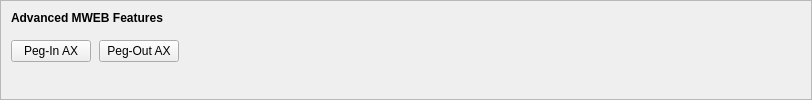
    <widget class="QFrame" name="frameMWEBFeatures">
     <property name="sizePolicy">
      <sizepolicy hsizetype="Expanding" vsizetype="Expanding">
       <horstretch>0</horstretch>
       <verstretch>0</verstretch>
      </sizepolicy>
     </property>
     <property name="maximumSize">
      <size>
       <width>16777215</width>
       <height>16777215</height>
      </size>
     </property>
     <property name="frameShape">
      <enum>QFrame::StyledPanel</enum>
     </property>
     <property name="frameShadow">
      <enum>QFrame::Sunken</enum>
     </property>
     <layout class="QVBoxLayout" name="verticalLayoutMWEBFeatures2">
      <property name="spacing">
       <number>0</number>
      </property>
      <property name="leftMargin">
       <number>0</number>
      </property>
      <property name="topMargin">
       <number>0</number>
      </property>
      <property name="rightMargin">
       <number>0</number>
      </property>
      <property name="bottomMargin">
       <number>6</number>
      </property>
      <item>
       <layout class="QVBoxLayout" name="verticalLayoutMWEBFeatures" stretch="0,0,1">
        <property name="spacing">
         <number>0</number>
        </property>
        <property name="leftMargin">
         <number>10</number>
        </property>
        <property name="topMargin">
         <number>10</number>
        </property>
        <item>
         <layout class="QHBoxLayout" name="horizontalLayoutMWEBFeatures1">
          <property name="bottomMargin">
           <number>15</number>
          </property>
          <item>
           <widget class="QLabel" name="labelMWEBFeatures">
            <property name="sizePolicy">
             <sizepolicy hsizetype="Preferred" vsizetype="Maximum">
              <horstretch>0</horstretch>
              <verstretch>0</verstretch>
             </sizepolicy>
            </property>
            <property name="font">
             <font>
              <weight>75</weight>
              <bold>true</bold>
             </font>
            </property>
            <property name="styleSheet">
             <string notr="true">font-weight:bold;</string>
            </property>
            <property name="text">
             <string>Advanced MWEB Features</string>
            </property>
           </widget>
          </item>
         </layout>
        </item>
        <item>
         <layout class="QHBoxLayout" name="horizontalLayoutMWEBFeatures2" stretch="0,0,0">
          <property name="spacing">
           <number>8</number>
          </property>
          <property name="bottomMargin">
           <number>10</number>
          </property>
          <item>
           <widget class="QPushButton" name="pushButtonMWEBPegIn">
            <property name="styleSheet">
             <string notr="true"/>
            </property>
            <property name="text">
             <string>Peg-In AX</string>
            </property>
            <property name="checkable">
             <bool>true</bool>
            </property>
            <property name="autoDefault">
             <bool>false</bool>
            </property>
           </widget>
          </item>
          <item>
           <widget class="QPushButton" name="pushButtonMWEBPegOut">
            <property name="styleSheet">
             <string notr="true"/>
            </property>
            <property name="text">
             <string>Peg-Out AX</string>
            </property>
            <property name="checkable">
             <bool>true</bool>
            </property>
            <property name="autoDefault">
             <bool>false</bool>
            </property>
           </widget>
          </item>
          <item>
           <spacer name="horizontalSpacerMWEBFeatures">
            <property name="orientation">
             <enum>Qt::Horizontal</enum>
            </property>
            <property name="sizeHint" stdset="0">
             <size>
              <width>40</width>
              <height>1</height>
             </size>
            </property>
           </spacer>
          </item>
         </layout>
        </item>
        <item>
         <spacer name="verticalSpacerMWEBFeatures">
          <property name="orientation">
           <enum>Qt::Vertical</enum>
          </property>
          <property name="sizeHint" stdset="0">
           <size>
            <width>800</width>
            <height>1</height>
           </size>
          </property>
         </spacer>
        </item>
       </layout>
      </item>
     </layout>
    </widget>
